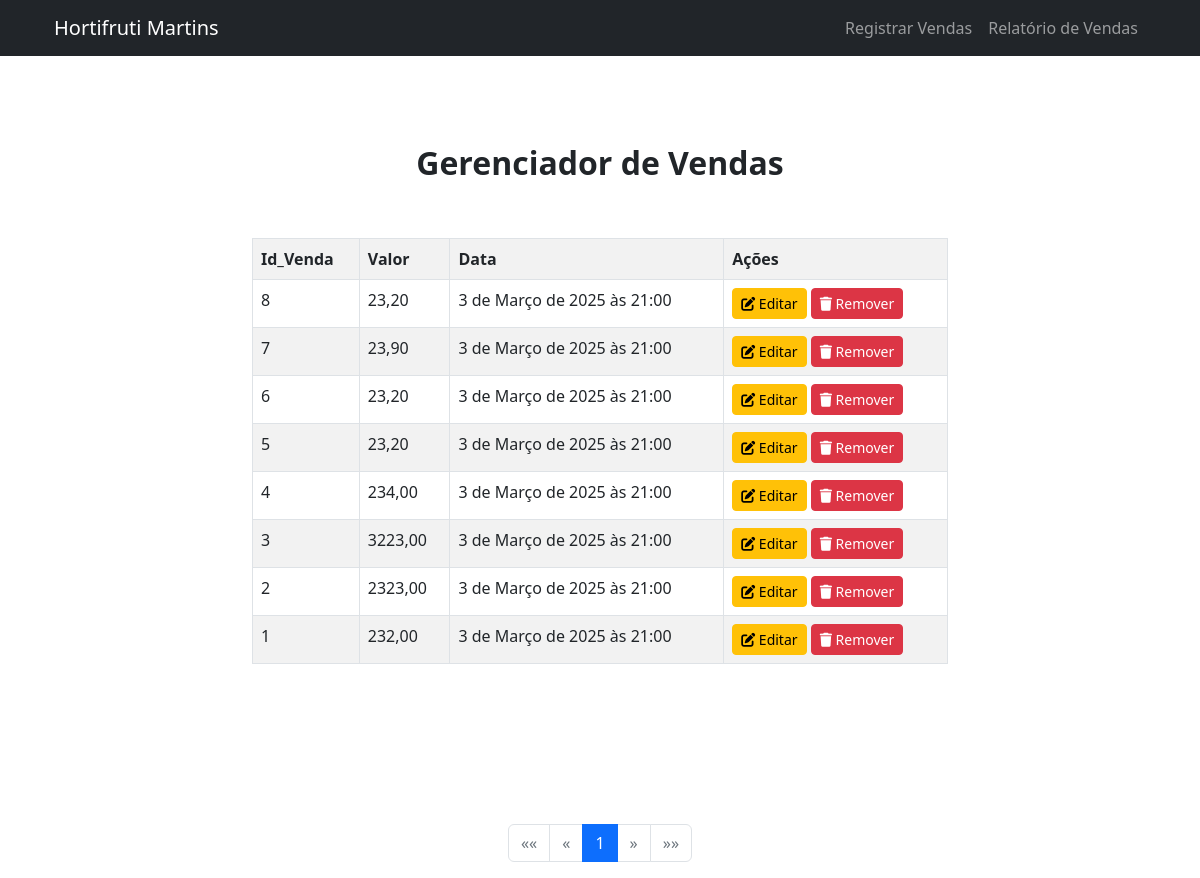
Before: /gerenciadorvendas/ with the older database file.
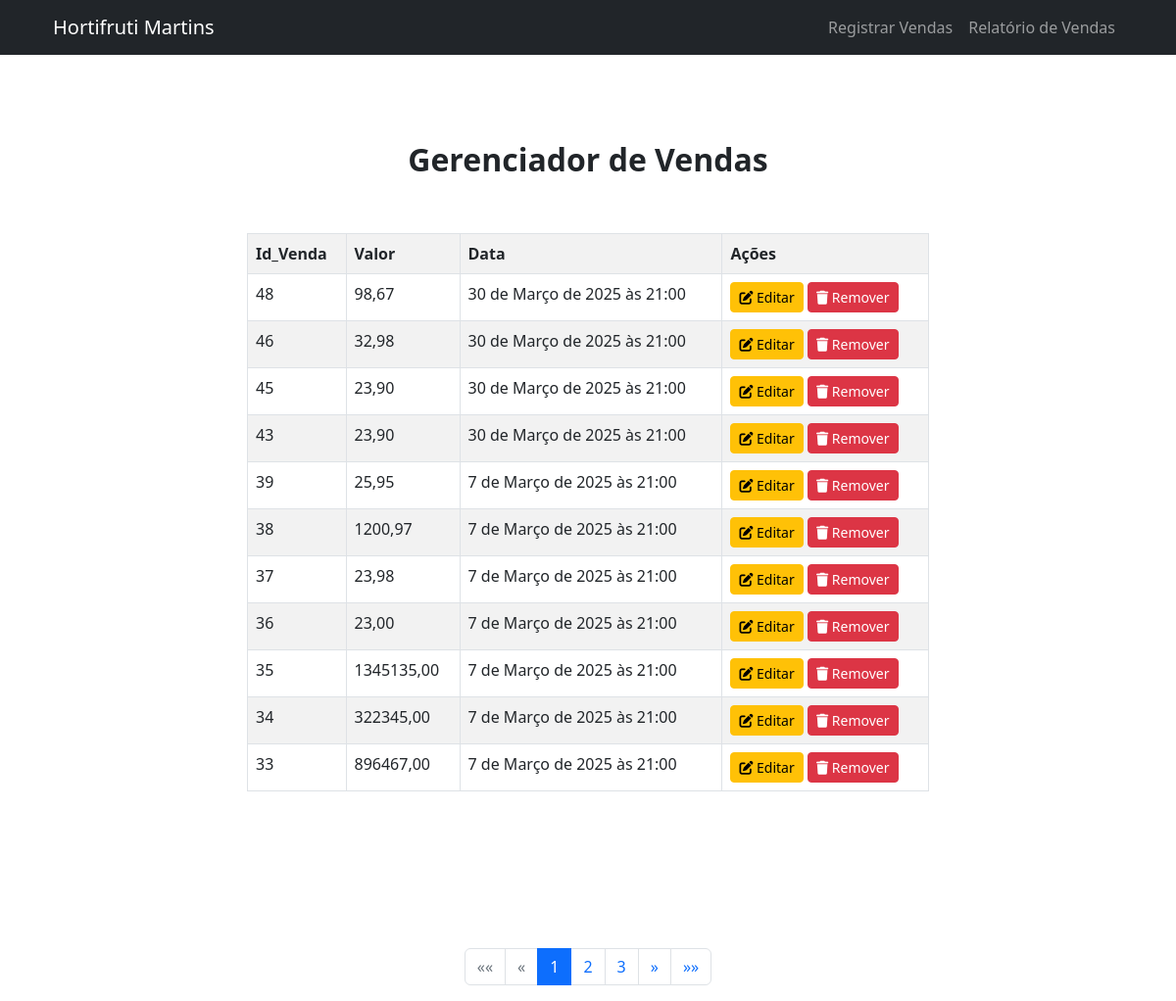
After: the same page with the newer database file.
### hortifruti/models.py (models this page shows)
class VendasModel(models.Model):
    id_venda = models.AutoField(primary_key=True)
    valor = models.DecimalField(max_digits=10, decimal_places=2)
    data = models.DateTimeField(auto_now_add=True)

### hortifruti/views.py (the view)
# urls.py: path('gerenciadorvendas/', views.gerenciadorPage, name='gerenciador_Page'),
def gerenciadorPage(request):
    context = repository.listarUltimasVendas(request)
    return render(request, 'gerenciadorPAGE.html', context)

### hortifruti/repository.py (called while the page is built)
  def listarUltimasVendas(self, request):
        lista_vendas = VendasModel.objects.all().order_by('-id_venda')  # Ordena por ID decrescente
        paginator = Paginator(lista_vendas, 11)  # Você pode ajustar o número de itens por página
        page_number = request.GET.get('page')
        page_obj = paginator.get_page(page_number)
        context = {
            'vendas': page_obj,
            'paginator': paginator,
            'is_paginated': True,
        }
        return context

### hortifruti/templates/gerenciadorPage.html (shortened to what the changed rows need)
{% load static %}
<!DOCTYPE html>
<html lang="pt-BR">
    <head>
        <link href={% static 'css/styles.css' %} rel="stylesheet" />
        <link rel="stylesheet" href="https://cdnjs.cloudflare.com/ajax/libs/font-awesome/6.0.0/css/all.min.css" />
    </head>
    <body id="page-top">
        <section id="about">
            <div class="container px-4">
                <div class="row gx-4 justify-content-center">
                    <div class="col-lg-8">
                        <h2 class="text-center"><strong>Gerenciador de Vendas</strong></h2>
                        <br>
                        <br>
                        <div class="container">
                            <table class="table table-bordered table-striped">
                                <tr>
                                    <th>Id_Venda</th>
                                    <th>Valor</th>
                                    <th>Data</th>
                                    <th>Ações</th>
                                </tr>
                                {% for venda in vendas %}
                                <tr>
                                    <td>{{venda.id_venda}}</td>
                                    <td>{{venda.valor}}</td>
                                    <td>{{venda.data}}</td>
                                    <td>
                                        <a href="{% url 'editar_venda' venda.id_venda %}" class="btn btn-warning btn-sm">
                                            <i class="fas fa-edit"></i> Editar
                                        </a>
                                        <button type="button" class="btn btn-danger btn-sm" data-bs-toggle="modal" data-bs-target="#deleteModal{{ venda.id_venda }}">
                                            <i class="fas fa-trash"></i> Remover
                                        </button>
                                    </td>
                                </tr>
                                {%endfor%}
                            </table>
                        </div>
                    </div>
                </div>
            </div>
        </section>
        {% if is_paginated %}
<nav aria-label="Navegação de páginas">
    <ul class="pagination justify-content-center">
        {% for num in vendas.paginator.page_range %}
            {% if vendas.number == num %}
                <li class="page-item active"><a class="page-link" href="?page={{ num }}">{{ num }}</a></li>
            {% elif num > vendas.number|add:'-3' and num < vendas.number|add:'3' %}
                <li class="page-item"><a class="page-link" href="?page={{ num }}">{{ num }}</a></li>
            {% endif %}
        {% endfor %}
        {% if vendas.has_next %}
            <li class="page-item">
                <a class="page-link" href="?page={{ vendas.next_page_number }}" aria-label="Próxima">
                    <span aria-hidden="true">&raquo;</span>
                </a>
            </li>
            <li class="page-item">
                <a class="page-link" href="?page={{ vendas.paginator.num_pages }}" aria-label="Última">
                    <span aria-hidden="true">&raquo;&raquo;</span>
                </a>
            </li>
        {% else %}
            <li class="page-item disabled">
                <a class="page-link" href="#" aria-label="Próxima">
                    <span aria-hidden="true">&raquo;</span>
                </a>
            </li>
            <li class="page-item disabled">
                <a class="page-link" href="#" aria-label="Última">
                    <span aria-hidden="true">&raquo;&raquo;</span>
                </a>
            </li>
        {% endif %}
    </ul>
</nav>
{% endif %}
</body>
</html>

Changed rows visible on the page:
no longer on this page (row unchanged): VendasModel: id_venda "8", valor "23,20", data "3 de Março de 2025 às 21:00"
no longer on this page (row unchanged): VendasModel: id_venda "7", valor "23,90", data "3 de Março de 2025 às 21:00"
no longer on this page (row unchanged): VendasModel: id_venda "6", valor "23,20", data "3 de Março de 2025 às 21:00"
no longer on this page (row unchanged): VendasModel: id_venda "5", valor "23,20", data "3 de Março de 2025 às 21:00"
no longer on this page (row unchanged): VendasModel: id_venda "4", valor "234,00", data "3 de Março de 2025 às 21:00"
no longer on this page (row unchanged): VendasModel: id_venda "3", valor "3223,00", data "3 de Março de 2025 às 21:00"
no longer on this page (row unchanged): VendasModel: id_venda "2", valor "2323,00", data "3 de Março de 2025 às 21:00"
no longer on this page (row unchanged): VendasModel: id_venda "1", valor "232,00", data "3 de Março de 2025 às 21:00"
added VendasModel: id_venda "48", valor "98,67", data "30 de Março de 2025 às 21:00"
added VendasModel: id_venda "46", valor "32,98", data "30 de Março de 2025 às 21:00"
added VendasModel: id_venda "45", valor "23,90", data "30 de Março de 2025 às 21:00"
added VendasModel: id_venda "43", valor "23,90", data "30 de Março de 2025 às 21:00"
added VendasModel: id_venda "39", valor "25,95", data "7 de Março de 2025 às 21:00"
added VendasModel: id_venda "38", valor "1200,97", data "7 de Março de 2025 às 21:00"
added VendasModel: id_venda "37", valor "23,98", data "7 de Março de 2025 às 21:00"
added VendasModel: id_venda "36", valor "23,00", data "7 de Março de 2025 às 21:00"
added VendasModel: id_venda "35", valor "1345135,00", data "7 de Março de 2025 às 21:00"
added VendasModel: id_venda "34", valor "322345,00", data "7 de Março de 2025 às 21:00"
added VendasModel: id_venda "33", valor "896467,00", data "7 de Março de 2025 às 21:00"
Other visible differences:
new list line: "2"
new list line: "3"
